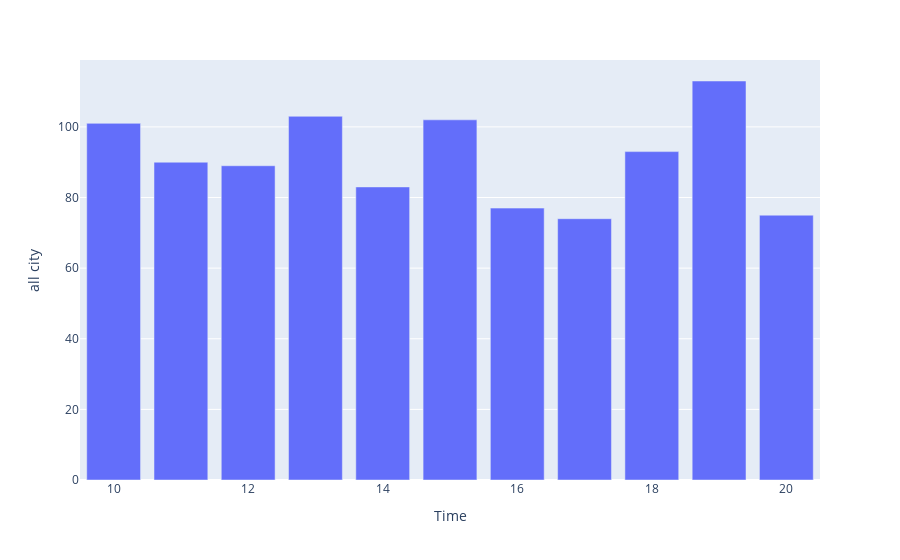

This figure's notebook cell:
### Code cell
px.bar(data_6,x=data_6.index,y='all city') #select city

### Figure 1 — Plotly figure (JSON) as saved in the notebook; plotly's stock layout.template omitted (floating-point values rounded to 4 significant figures)
{"data": [{"alignmentgroup": "True", "hovertemplate": "Time=%{x}<br>all city=%{y}<extra></extra>", "legendgroup": "", "marker": {"color": "#636efa", "pattern": {"shape": ""}}, "name": "", "offsetgroup": "", "orientation": "v", "showlegend": false, "textposition": "auto", "type": "bar", "x": [10, 11, 12, 13, 14, 15, 16, 17, 18, 19, 20], "xaxis": "x", "y": [101, 90, 89, 103, 83, 102, 77, 74, 93, 113, 75], "yaxis": "y"}], "layout": {"barmode": "relative", "legend": {"tracegroupgap": 0}, "margin": {"t": 60}, "xaxis": {"anchor": "y", "domain": [0, 1], "title": {"text": "Time"}}, "yaxis": {"anchor": "x", "domain": [0, 1], "title": {"text": "all city"}}}}
